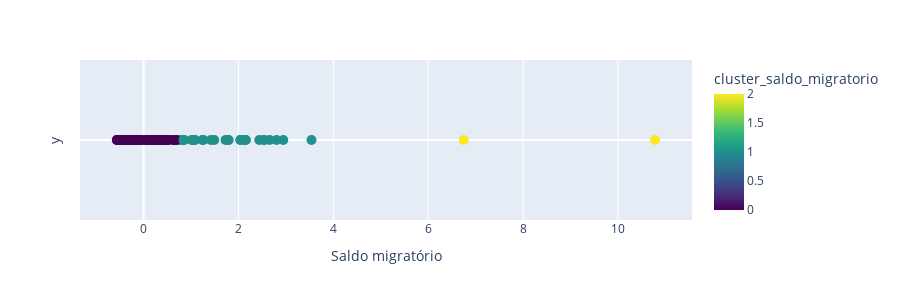

The notebook cell saved with this chart:
### Markdown cell above
### Análise Saldo Migratório

### Code cell
df_saldo_migratorio = processar_ficheiro('./Saldo migratório.xls', 0)
df_saldo_migratorio = carregar_municipios(df_saldo_migratorio)
print(df_saldo_migratorio.shape)
aplicar_kmeans(df_saldo_migratorio,nome_cluster='cluster_saldo_migratorio')

### Figure 1 — Plotly figure (JSON) as saved in the notebook; plotly's stock layout.template omitted (floating-point values rounded to 4 significant figures; data arrays with more than 128 entries replaced by an {"elided": "..."} marker saying what was removed)
{"data": [{"customdata": {"elided": "308x3 mixed values"}, "hovertemplate": "valor=%{x}<br>y=%{y}<br>local=%{customdata[0]}<br>codigo=%{customdata[1]}<br>Saldo migratório=%{customdata[2]}<br>cluster_saldo_migratorio=%{marker.color}<extra></extra>", "legendgroup": "", "marker": {"color": {"elided": "308 int values"}, "coloraxis": "coloraxis", "size": 10, "symbol": "circle"}, "mode": "markers", "name": "", "orientation": "v", "showlegend": false, "type": "scatter", "x": {"elided": "308 float values"}, "xaxis": "x", "y": {"elided": "308 int values"}, "yaxis": "y"}], "layout": {"coloraxis": {"colorbar": {"title": {"text": "cluster_saldo_migratorio"}}, "colorscale": [[0, "#440154"], [0.1111, "#482878"], [0.2222, "#3e4989"], [0.3333, "#31688e"], [0.4444, "#26828e"], [0.5556, "#1f9e89"], [0.6667, "#35b779"], [0.7778, "#6ece58"], [0.8889, "#b5de2b"], [1, "#fde725"]]}, "height": 300, "legend": {"tracegroupgap": 0}, "margin": {"t": 60}, "xaxis": {"anchor": "y", "domain": [0, 1], "title": {"text": "Saldo migratório"}}, "yaxis": {"anchor": "x", "domain": [0, 1], "showgrid": false, "showticklabels": false, "title": {"text": "y"}}}}
